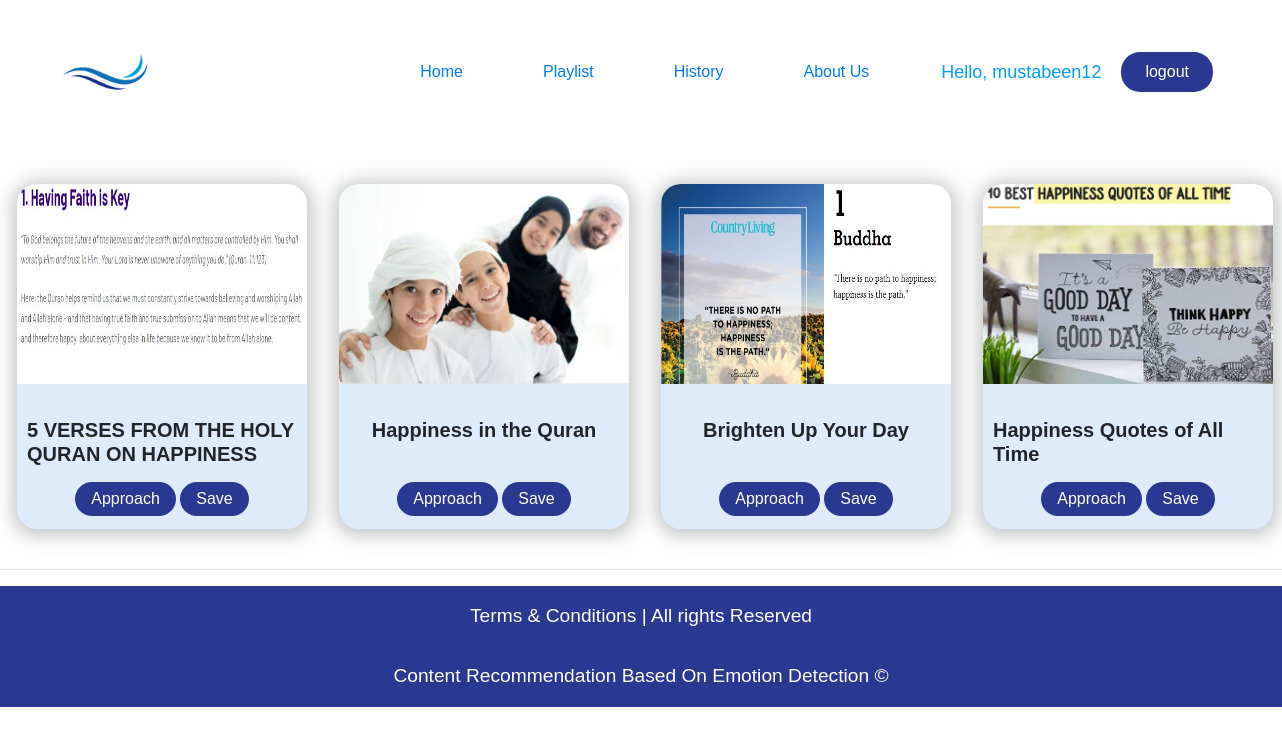
The app's page /contentquotes/Happy (signed in) with its own data.
### CRED/models.py (models this page shows, shortened)
class Quotes(models.Model):
    CATEGORIES = (
        ('Happy','Happy'),
        ('anger','ager'),
        ('fear','fear'),
        ('sad','sad'),
        ('contempt','contempt'),
        ('disgust','disgust'),
        ('surprise','surprise'),
    )
    name = models.CharField(max_length=200, null=True)
    url_link = models.URLField(max_length=200, null=True)
    category = models.CharField(max_length=200, null=True, choices=CATEGORIES)
    description = models.CharField(max_length=200, null=True)
    image=models.ImageField(upload_to=get_file_path,default="")

### CRED/views.py (the view)
# urls.py: path('contentquotes/<str:cat>',views.contentquotes,name="contentquotes"),
@login_required(login_url='login')
def contentquotes(request,cat):
    quotes=Quotes.objects.filter(category=cat)
    return render (request,'CRED/contentquotes.html',{'quotes':quotes})

### CRED/templates/CRED/contentquotes.html
{% extends 'CRED/main.html'%}
{% load static %}
{% block content %}
<div class="section-wrraper">
    <div class="wrapper">
        {% for item in quotes %}
        <div style="padding: 0px;background: #ddebfb;box-shadow: rgb(60 76 63 / 8%) 3px 2px 21px 11px, rgb(60 64 76 / 20%) 0px 2px 14px 5px;
        border-radius: 20px;border: 0px;" class="box-wrraper">
            <img style="width: 290px;
            /* object-fit: contain; */
            height: 200px;border-top-left-radius: 20px;
            border-top-right-radius: 20px;" src="{{item.image.url}}" alt="My static images">
            <br>
            <h4 style="font-size: 20px;
            font-weight: 600;padding: 10px;height: 58px;">{{item.name}}</h4>
            <div class="inside-button">
                <button style="border-radius: 1.2rem;
                font-size: 1rem;
                font-weight: 500;
                cursor: pointer;
                margin: 0.5rem 0rem;    margin-bottom: 13px;"><a style="color: white;text-decoration:none"
                href="/approch_qoute/{{item.id}}" target="_blank" >Approach</a></button>
                <button style="border-radius: 1.2rem;
                font-size: 1rem;
                font-weight: 500;
                cursor: pointer;
                margin: 0.5rem 0rem;"><a style="color: white;text-decoration:none"
                href="/save_qoute/{{item.id}}">Save</a></button>
            </div>
        </div>
        {% endfor %}
    </div>
</div>
{% endblock %}

### CRED/templates/CRED/navbar.html (shortened to what this page needs)
{% load static %}
<nav class="navbar-wrraper navbar navbar-expand-lg">
  <img src="{% static 'images/logo.png' %}" alt="" class="logo">
  <div class="nav-items collapse navbar-collapse" id="navbarSupportedContent">
    <ul class="navbar-nav ">
      <li class="nav-item">
        <a  class="nav-link" href="{% url 'home' %}">Home</a>
      </li>
      {% if request.user.is_authenticated %}
      <li class="nav-item">
        <a class="nav-link" href="{% url 'playlist' %}">Playlist</a>
      </li>
      <li class="nav-item">
        <a class="nav-link " href="{% url 'history' %}">History</a>
      </li>
      {% endif %}
      <li class="nav-item">
          <a class="nav-link " href="{% url 'aboutus' %}">About Us</a>
        </li>
    </ul>
      {% if request.user.is_authenticated %}
      <span  class="hello-msg">Hello, {{request.user}}</span>
      <span class="hello-msg"><a href="{% url 'logout' %}"><button style="background: var(--Primary-color);
        color: var(--White);
        padding: 0.5rem 1.5rem;
        border: none;
        border-radius: 1.2rem;
        font-size: 1rem;
        font-weight: 500;
        cursor: pointer;
        margin: 0.5rem 0rem;" class="btn btn-outline-success my-2 my-sm-0">logout</button></a></span>
        {% endif %}
  </div>
</nav>

### static/css/main.css (style rules this page uses)
:root { --Primary-color: #293890; --White: #ffffff; --Black: #000000; }
* { margin: 0; padding: 0; font-family: 'Montserrat', sans-serif; }
a { text-decoration: none; }
button { outline: none !important; border: none !important; }
.logo { width: 7rem; }
.navbar-wrraper { display: flex !important; flex-direction: row !important; align-items: center !important; padding: 1rem 3rem !important; margin: 0 auto; max-width: 80rem; }
.nav-items { display: flex; flex-direction: row; align-items: center; justify-content: flex-end; }
.nav-item a { margin-right: 4rem !important; }
.btn { background: var(--Primary-color) !important; color: var(--White) !important; padding: 0.5rem 1rem; border: none; border-radius: 0.2rem; font-size: 1rem; font-weight: 500; cursor: pointer; margin: 0rem 0.5rem; outline: none !important; }
.section-wrraper { margin: 0 auto; max-width: 80rem; }
.wrapper { display: grid; grid-template-columns: repeat(4, 0.5fr); margin: 2rem 0rem; }
.box-wrraper { display: flex; flex-direction: column; align-items: center; border: 0.05rem solid var(--Primary-color); margin: 0.5rem 1rem; }
.inside-button button { padding: 0.3rem 1rem; background-color: var(--Primary-color); color: var(--White); border-radius: 0.2rem; }

### CRED/templates/CRED/navbar.html (style rules this page uses)
.hello-msg { font-size: 18px; color:rgb(2, 157, 247); margin-right: 20px; }

### records on screen
Quotes: image (picture), name "5 VERSES FROM THE HOLY QURAN ON HAPPINESS"
Quotes: image (picture), name "Happiness in the Quran"
Quotes: image (picture), name "Brighten Up Your Day"
Quotes: image (picture), name "Happiness Quotes of All Time"

### other values on screen
{{ request.user }} "mustabeen12"
